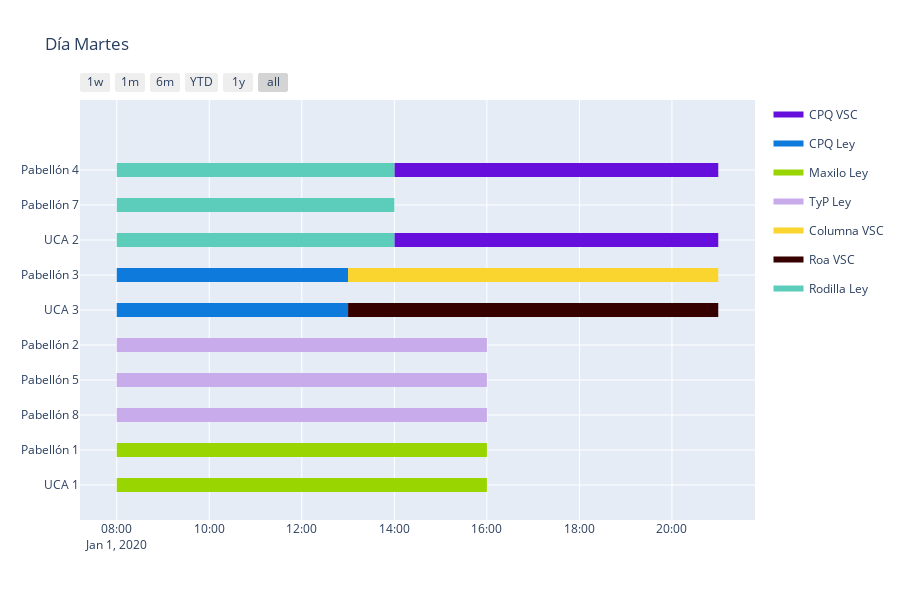

Write notebook code for a chart like this one.
### Code cell
fig_1 = ff.create_gantt(df1, colors=colors, index_col='Resource', show_colorbar=True, title='Día Martes',showgrid_x=True, showgrid_y=True,
                      group_tasks=True)
fig_1.show()

### Figure 1 — Plotly figure (JSON) as saved in the notebook; plotly's stock layout.template omitted (floating-point values rounded to 4 significant figures)
{"data": [{"fill": "toself", "fillcolor": "rgb(102, 14, 220)", "hoverinfo": "name", "legendgroup": "rgb(102, 14, 220)", "mode": "none", "name": "CPQ VSC", "type": "scatter", "x": ["2020-01-01T14:00:00", "2020-01-01T21:00:00", "2020-01-01T21:00:00", "2020-01-01T14:00:00", "2020-01-01T14:00:00", "2020-01-01T14:00:00", "2020-01-01T21:00:00", "2020-01-01T21:00:00", "2020-01-01T14:00:00"], "y": [8.8, 8.8, 9.2, 9.2, null, 6.8, 6.8, 7.2, 7.2]}, {"fill": "toself", "fillcolor": "rgb(14, 122, 220)", "hoverinfo": "name", "legendgroup": "rgb(14, 122, 220)", "mode": "none", "name": "CPQ Ley", "type": "scatter", "x": ["2020-01-01T08:00:00", "2020-01-01T13:00:00", "2020-01-01T13:00:00", "2020-01-01T08:00:00", "2020-01-01T08:00:00", "2020-01-01T08:00:00", "2020-01-01T13:00:00", "2020-01-01T13:00:00", "2020-01-01T08:00:00"], "y": [5.8, 5.8, 6.2, 6.2, null, 4.8, 4.8, 5.2, 5.2]}, {"fill": "toself", "fillcolor": "rgb(153, 213, 0)", "hoverinfo": "name", "legendgroup": "rgb(153, 213, 0)", "mode": "none", "name": "Maxilo Ley", "type": "scatter", "x": ["2020-01-01T08:00:00", "2020-01-01T16:00:00", "2020-01-01T16:00:00", "2020-01-01T08:00:00", "2020-01-01T08:00:00", "2020-01-01T08:00:00", "2020-01-01T16:00:00", "2020-01-01T16:00:00", "2020-01-01T08:00:00"], "y": [0.8, 0.8, 1.2, 1.2, null, -0.2, -0.2, 0.2, 0.2]}, {"fill": "toself", "fillcolor": "rgb(199, 171, 235)", "hoverinfo": "name", "legendgroup": "rgb(199, 171, 235)", "mode": "none", "name": "TyP Ley", "type": "scatter", "x": ["2020-01-01T08:00:00", "2020-01-01T16:00:00", "2020-01-01T16:00:00", "2020-01-01T08:00:00", "2020-01-01T08:00:00", "2020-01-01T08:00:00", "2020-01-01T16:00:00", "2020-01-01T16:00:00", "2020-01-01T08:00:00", "2020-01-01T08:00:00", "2020-01-01T08:00:00", "2020-01-01T16:00:00", "2020-01-01T16:00:00", "2020-01-01T08:00:00"], "y": [3.8, 3.8, 4.2, 4.2, null, 2.8, 2.8, 3.2, 3.2, null, 1.8, 1.8, 2.2, 2.2]}, {"fill": "toself", "fillcolor": "rgb(250, 212, 47)", "hoverinfo": "name", "legendgroup": "rgb(250, 212, 47)", "mode": "none", "name": "Columna VSC", "type": "scatter", "x": ["2020-01-01T13:00:00", "2020-01-01T21:00:00", "2020-01-01T21:00:00", "2020-01-01T13:00:00"], "y": [5.8, 5.8, 6.2, 6.2]}, {"fill": "toself", "fillcolor": "rgb(55, 0, 0)", "hoverinfo": "name", "legendgroup": "rgb(55, 0, 0)", "mode": "none", "name": "Roa VSC", "type": "scatter", "x": ["2020-01-01T13:00:00", "2020-01-01T21:00:00", "2020-01-01T21:00:00", "2020-01-01T13:00:00"], "y": [4.8, 4.8, 5.2, 5.2]}, {"fill": "toself", "fillcolor": "rgb(93, 205, 187)", "hoverinfo": "name", "legendgroup": "rgb(93, 205, 187)", "mode": "none", "name": "Rodilla Ley", "type": "scatter", "x": ["2020-01-01T08:00:00", "2020-01-01T14:00:00", "2020-01-01T14:00:00", "2020-01-01T08:00:00", "2020-01-01T08:00:00", "2020-01-01T08:00:00", "2020-01-01T14:00:00", "2020-01-01T14:00:00", "2020-01-01T08:00:00", "2020-01-01T08:00:00", "2020-01-01T08:00:00", "2020-01-01T14:00:00", "2020-01-01T14:00:00", "2020-01-01T08:00:00"], "y": [8.8, 8.8, 9.2, 9.2, null, 7.8, 7.8, 8.2, 8.2, null, 6.8, 6.8, 7.2, 7.2]}, {"legendgroup": "rgb(102, 14, 220)", "marker": {"color": "rgb(102, 14, 220)", "opacity": 0, "size": 1}, "mode": "markers", "name": "", "showlegend": false, "text": [null, null, null, null], "type": "scatter", "x": ["2020-01-01T14:00:00", "2020-01-01T21:00:00", "2020-01-01T14:00:00", "2020-01-01T21:00:00"], "y": [9, 9, 7, 7]}, {"legendgroup": "rgb(14, 122, 220)", "marker": {"color": "rgb(14, 122, 220)", "opacity": 0, "size": 1}, "mode": "markers", "name": "", "showlegend": false, "text": [null, null, null, null], "type": "scatter", "x": ["2020-01-01T08:00:00", "2020-01-01T13:00:00", "2020-01-01T08:00:00", "2020-01-01T13:00:00"], "y": [6, 6, 5, 5]}, {"legendgroup": "rgb(153, 213, 0)", "marker": {"color": "rgb(153, 213, 0)", "opacity": 0, "size": 1}, "mode": "markers", "name": "", "showlegend": false, "text": [null, null, null, null], "type": "scatter", "x": ["2020-01-01T08:00:00", "2020-01-01T16:00:00", "2020-01-01T08:00:00", "2020-01-01T16:00:00"], "y": [1, 1, 0, 0]}, {"legendgroup": "rgb(199, 171, 235)", "marker": {"color": "rgb(199, 171, 235)", "opacity": 0, "size": 1}, "mode": "markers", "name": "", "showlegend": false, "text": [null, null, null, null, null, null], "type": "scatter", "x": ["2020-01-01T08:00:00", "2020-01-01T16:00:00", "2020-01-01T08:00:00", "2020-01-01T16:00:00", "2020-01-01T08:00:00", "2020-01-01T16:00:00"], "y": [4, 4, 3, 3, 2, 2]}, {"legendgroup": "rgb(250, 212, 47)", "marker": {"color": "rgb(250, 212, 47)", "opacity": 0, "size": 1}, "mode": "markers", "name": "", "showlegend": false, "text": [null, null], "type": "scatter", "x": ["2020-01-01T13:00:00", "2020-01-01T21:00:00"], "y": [6, 6]}, {"legendgroup": "rgb(55, 0, 0)", "marker": {"color": "rgb(55, 0, 0)", "opacity": 0, "size": 1}, "mode": "markers", "name": "", "showlegend": false, "text": [null, null], "type": "scatter", "x": ["2020-01-01T13:00:00", "2020-01-01T21:00:00"], "y": [5, 5]}, {"legendgroup": "rgb(93, 205, 187)", "marker": {"color": "rgb(93, 205, 187)", "opacity": 0, "size": 1}, "mode": "markers", "name": "", "showlegend": false, "text": [null, null, null, null, null, null], "type": "scatter", "x": ["2020-01-01T08:00:00", "2020-01-01T14:00:00", "2020-01-01T08:00:00", "2020-01-01T14:00:00", "2020-01-01T08:00:00", "2020-01-01T14:00:00"], "y": [9, 9, 8, 8, 7, 7]}], "layout": {"height": 600, "hovermode": "closest", "showlegend": true, "title": {"text": "Día Martes"}, "xaxis": {"rangeselector": {"buttons": [{"count": 7, "label": "1w", "step": "day", "stepmode": "backward"}, {"count": 1, "label": "1m", "step": "month", "stepmode": "backward"}, {"count": 6, "label": "6m", "step": "month", "stepmode": "backward"}, {"count": 1, "label": "YTD", "step": "year", "stepmode": "todate"}, {"count": 1, "label": "1y", "step": "year", "stepmode": "backward"}, {"step": "all"}]}, "showgrid": true, "type": "date", "zeroline": false}, "yaxis": {"autorange": false, "range": [-1, 11], "showgrid": true, "ticktext": ["UCA 1", "Pabellón 1", "Pabellón 8", "Pabellón 5", "Pabellón 2", "UCA 3", "Pabellón 3", "UCA 2", "Pabellón 7", "Pabellón 4"], "tickvals": [0, 1, 2, 3, 4, 5, 6, 7, 8, 9], "zeroline": false}}}
